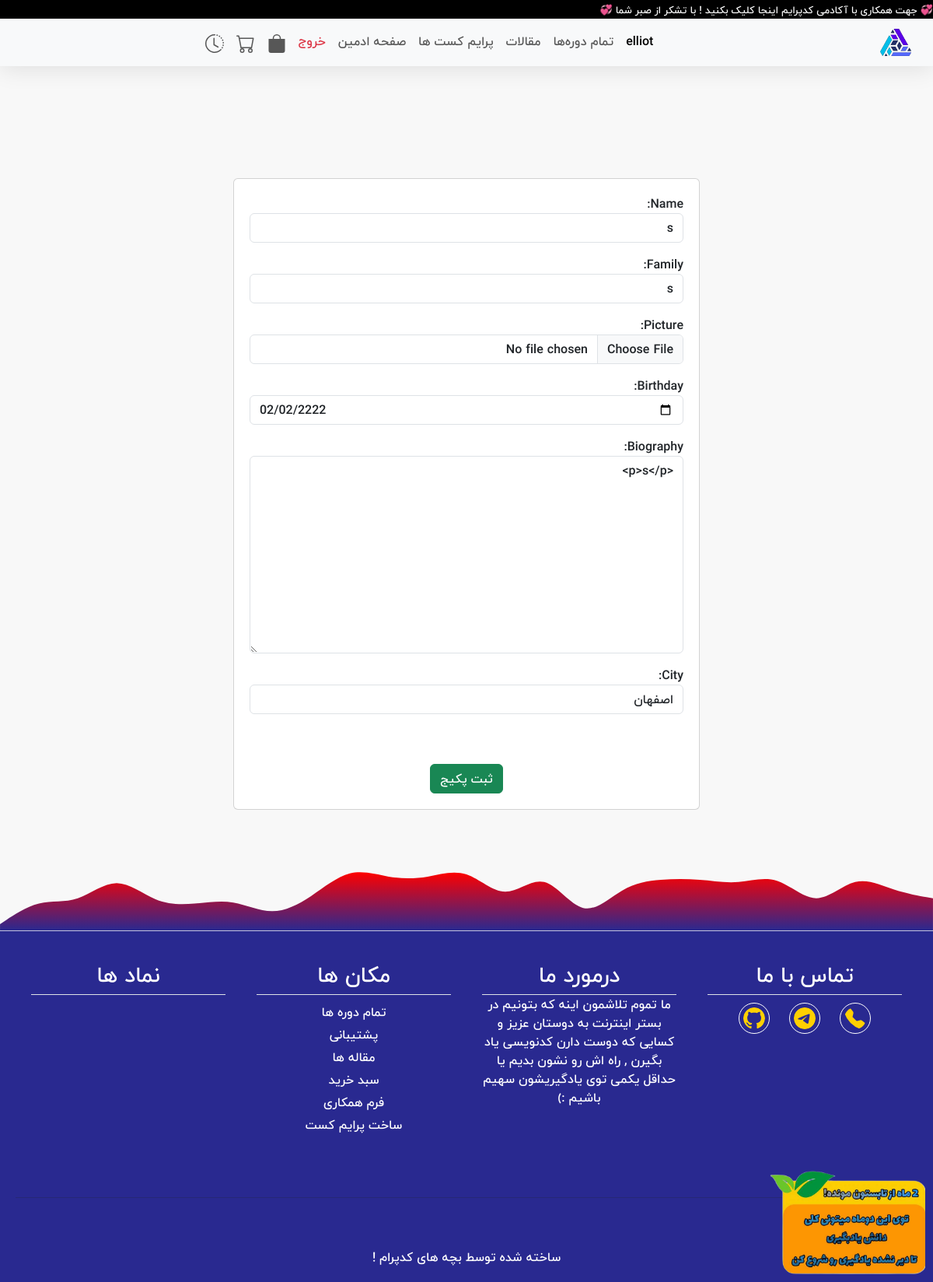
The app's page /account/create/edit/profile/ (signed in) with its own data.
### Account/models.py (models this page shows, shortened)
class Teacher(models.Model):
    user = models.ForeignKey(User,on_delete=models.CASCADE)
    name = models.CharField(max_length=350)
    family = models.CharField(max_length=350)
    picture = models.ImageField(upload_to='teachers/picture/%Y/')
    birthday = models.DateField()
    biography = RichTextField()
    city = models.CharField(max_length=1000)

### Account/views.py (the view)
# urls.py: path("create/edit/profile/",views.create_or_edit_profile,name="create_profile"),
@user_passes_test(lambda u: u.is_staff)
def create_or_edit_profile(request):
    try:
        profile = Teacher.objects.get(user=request.user)
        is_edit = True
    except Teacher.DoesNotExist:
        profile = None
        is_edit = False
    if request.method == 'POST':
        form = forms.TeacherForm(request.POST, request.FILES, instance=profile)
        if form.is_valid():
            new_profile = form.save(commit=False)
            new_profile.user = request.user
            new_profile.save()
            messages.success(request,f'مدرس گرامی {request.user} ورود شما را خوش آمد میگوییم از طرف بچه های کدپرایم!','success')
            return redirect('index')
    else:
        form = forms.TeacherForm(instance=profile)
    context = {
        'form': form,
    }
    return render(request, 'account/create_profile.html', context)

### Account/forms.py
class TeacherForm(forms.ModelForm):
    class Meta:
        model = models.Teacher
        exclude = ["user"]
        widgets = {
            "name":forms.TextInput(attrs={"class":"form-control"}),
            "family":forms.TextInput(attrs={"class":"form-control"}),
            "biography":forms.Textarea(attrs={"class":"form-control"}),
            "birthday":forms.DateInput(attrs={"class":"form-control","type":"date"}),
            "city":forms.TextInput(attrs={"class":"form-control"}),
            "picture":forms.FileInput(attrs={"class":"form-control"}),
        }

### templates/account/create_profile.html (shortened to what this page needs)
{% extends '../base.html' %}
{% block body %}
<br><br><br><br><br>
<div class="container">
    <div class="card" style="max-width: 600px; margin: auto;">
        <form method="post" style="margin: 20px;" enctype="multipart/form-data">
            {{form.as_p}}
            <br><br>
            <center><input class="btn btn-success" type="submit" value="ثبت پکیج"></center>
        </form>
    </div>
</div>
<br><br><br>
{% endblock %}

### templates/navbar.html (shortened to what this page needs)
{% load static %}
{% block header %}
<link rel="stylesheet" href="{% static 'navbar/style.css' %}">
{% endblock %}
<div class="teammate" dir="rtl" style="background-color: black; position: relative; padding: 0;">
    <a href="{% url 'create_participate' %}" style="color: white; text-decoration: none; font-size: small;">💞 جهت همکاری با آکادمی کدپرایم اینجا کلیک بکنید ! با تشکر از صبر شما 💞</a>
</div>
<nav class="navbar navbar-expand-lg  navbar-light bg-light" dir="rtl" style="position: sticky; top: 0; z-index: 1000000;">
    <div class="container-fluid">
        <a class="navbar-brand" href="{% url 'index' %}">
            <img src="{% static 'index/fav.png' %}" alt="Logo" width="40" height="auto">
        </a>
        <div class="collapse navbar-collapse" id="navbarSupportedContent">
            <ul class="navbar-nav mx-auto mb-2 mb-lg-0">
                <li class="nav-item">
                    {% if request.user.is_authenticated %}
                    <a class="nav-link active" aria-current="page" href="{% url 'index' %}">{{ request.user.username }}</a>
                    {% else %}
                    <a class="nav-link active" aria-current="page" href="{% url 'login' %}">حساب کاربری</a>
                    {% endif %}
                </li>
                <li class="nav-item">
                    <a class="nav-link" href="{% url 'all_pkg' %}">تمام دوره‌ها</a>
                </li>
                <li class="nav-item">
                    <a class="nav-link" href="{% url 'all_blog' %}">مقالات</a>
                </li>
                <li class="nav-item">
                    <a class="nav-link" href="{% url 'primecast' %}">پرایم کست ها</a>
                </li>
                {% if request.user.is_superuser %}
                <li class="nav-item">
                    <a class="nav-link" href="/sudo/su/code/prime/v1/">صفحه ادمین</a>
                </li>
                {% endif %}
                {% if request.user.is_authenticated %}
                <li class="nav-item">
                    <a class="nav-link text-danger" href="{% url 'logout' %}">خروج</a>
                </li>
                {% endif %}
                {% if request.user.is_superuser %}
                <li class="nav-item">
                    <a class="nav-link" href="{% url 'list_purchases' %}">
                        <svg xmlns="http://www.w3.org/2000/svg" width="24" height="24" fill="currentColor" class="bi bi-bag-fill" viewBox="0 0 16 16">
                            <path d="M8 1a2.5 2.5 0 0 1 2.5 2.5V4h-5v-.5A2.5 2.5 0 0 1 8 1m3.5 3v-.5a3.5 3.5 0 1 0-7 0V4H1v10a2 2 0 0 0 2 2h10a2 2 0 0 0 2-2V4z"/>
                        </svg>
                    </a>
                </li>
                {% endif %}
                <li class="nav-item">
                    <a class="nav-link" href="{% url 'view_cart' %}">
                    </a>
                </li>
                <li class="nav-item">
                    <a class="nav-link" href="{% url 'history' %}">
                    </a>
                </li>
            </ul>
        </div>
    </div>
</nav>
<br>

### static/navbar/style.css (style rules this page uses)
.navbar { background: rgba(255, 255, 255, 0.2); box-shadow: 0 4px 30px rgba(0, 0, 0, 0.1); backdrop-filter: blur(8.1px); -webkit-backdrop-filter: blur(8.1px); }

### static/footer/style.css (style rules this page uses)
a { text-decoration: none; }

### records on screen
Teacher: name "s", family "s", birthday "02/02/2222", biography "<p>s</p>", city "اصفهان"

### other values on screen
{{ request.user.username }} "elliot"
